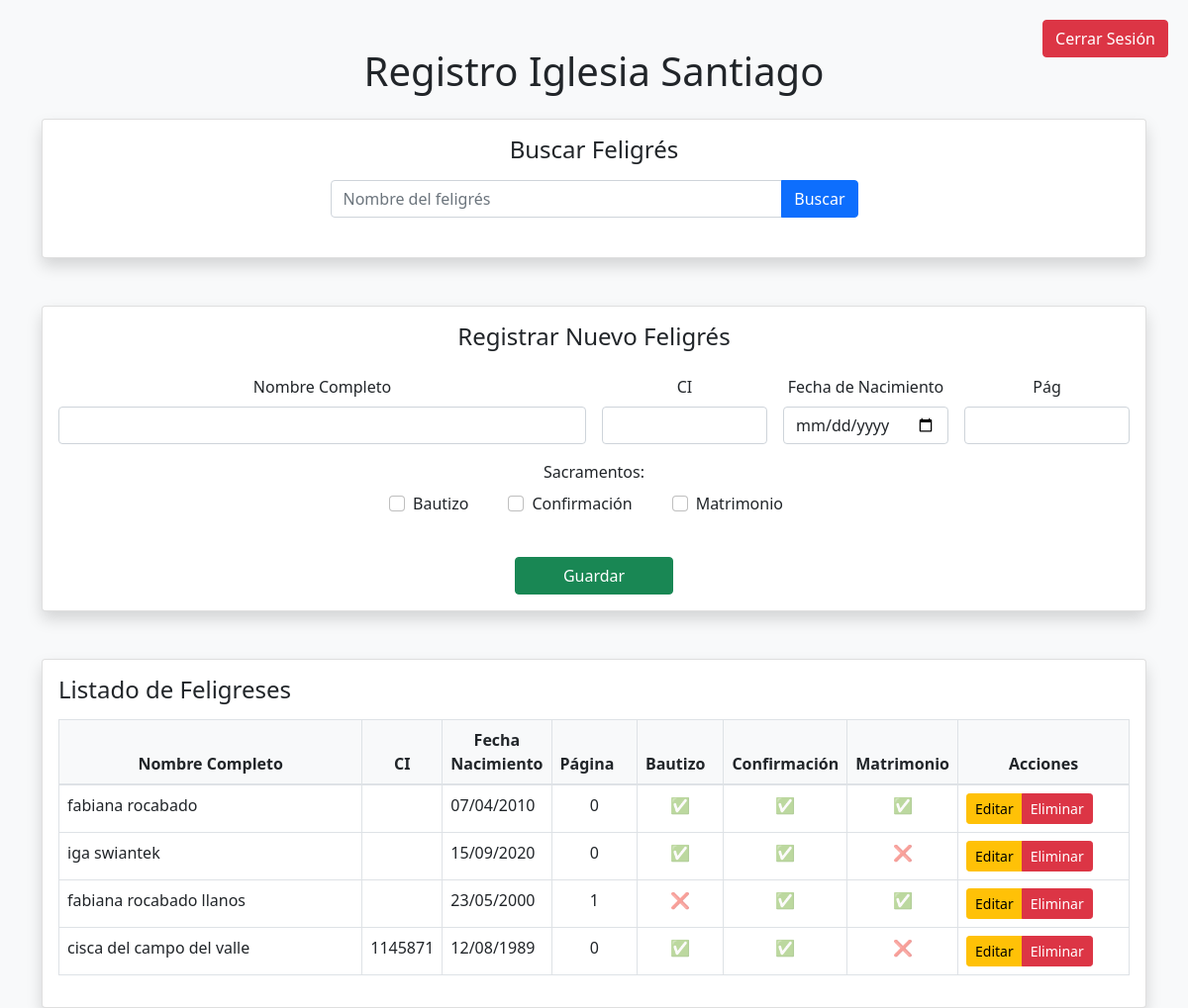
Screenshot of /registro_feligreses.php (signed in) with the database file from the repository.
### tables this page shows
CREATE TABLE `iglesias` (
  `id` int(11) NOT NULL,
  `nombre` varchar(100) NOT NULL,
  `usuario` varchar(50) NOT NULL,
  `contraseña` varchar(255) NOT NULL
);

CREATE TABLE `feligreses` (
  `id` int(11) NOT NULL,
  `nombre` varchar(100) NOT NULL,
  `ci` varchar(15) DEFAULT NULL,
  `fecha_nacimiento` date NOT NULL,
  `bautizo` tinyint(1) DEFAULT 0,
  `confirmacion` tinyint(1) DEFAULT 0,
  `matrimonio` tinyint(1) DEFAULT 0,
  `pag` int(11) DEFAULT NULL,
  `id_iglesia` int(11) DEFAULT NULL
);

### registro_feligreses.php (the view, shortened to what this page needs)
<?php
include 'conexion.php';
$id_iglesia = $_SESSION['id_iglesia'];
$query_iglesia = $conexion->prepare("SELECT * FROM iglesias WHERE id = ?");
$query_iglesia->execute([$id_iglesia]);
$iglesia = $query_iglesia->fetch(PDO::FETCH_ASSOC);
$query_feligreses = $conexion->prepare("SELECT * FROM feligreses WHERE id_iglesia = ?");
$query_feligreses->execute([$id_iglesia]);
$feligreses = $query_feligreses->fetchAll();
?>
<!DOCTYPE html>
<html>
<head>
</head>
<link href="https://cdn.jsdelivr.net/npm/bootstrap@5.1.3/dist/css/bootstrap.min.css" rel="stylesheet">
<body class="bg-light">
    <a href="logout.php" class="btn btn-danger logout-btn">Cerrar Sesión</a>
    <div class="container mt-5">
        <h1 class="mb-4 text-center">Registro  <?= htmlspecialchars($iglesia['nombre']) ?></h1>
        <div class="card mb-5 shadow">
            <div class="card-body">
                <h2 class="h4 mb-3 text-center">Buscar Feligrés</h2>
                <form method="GET" class="mb-4">
                    <div class="row g-3">
                        <div class="col-md-6 mx-auto">
                            <div class="input-group">
                                <input type="text" name="buscar" class="form-control" placeholder="Nombre del feligrés">
                                <button type="submit" class="btn btn-primary">Buscar</button>
                            </div>
                        </div>
                    </div>
                </form>
            </div>
        </div>
        <div class="card mb-5 shadow">
            <div class="card-body">
                <h2 class="h4 mb-4 text-center">Registrar Nuevo Feligrés</h2>
                <form method="POST">
                    <div class="row g-3">
                        <div class="col-md-6">
                            <center><label class="form-label">Nombre Completo</label></center>
                            <input type="text" name="nombre" class="form-control" required>
                        </div>
                        <div class="col-md-2">
                            <center><label class="form-label">CI</label></center>
                            <input type="number" name="ci" class="form-control">
                        </div>
                        <div class="col-md-2">
                            <center><label class="form-label">Fecha de Nacimiento</label></center>
                            <input type="date" name="fecha_nacimiento" class="form-control" required>
                        </div>
                        <div class="col-md-2">
                            <center><label class="form-label">Pág</label></center>
                            <input type="number" name="pag" class="form-control">
                        </div>
                        <div class="from-grup mb-4">
                            <center><label class="form-label">Sacramentos:</label></center>
                            <div class="gap-4 d-md-flex justify-content-md-center">
                                <div class="form-check form-check-inline">
                                    <input class="form-check-input" type="checkbox" name="bautizo" id="bautizo">
                                    <label class="form-check-label" for="bautizo">Bautizo</label>
                                </div>
                                <div class="form-check form-check-inline">
                                    <input class="form-check-input" type="checkbox" name="confirmacion" id="confirmacion">
                                    <label class="form-check-label" for="confirmacion">Confirmación</label>
                                </div>
                                <div class="form-check form-check-inline">
                                    <input class="form-check-input" type="checkbox" name="matrimonio" id="matrimonio">
                                    <label class="form-check-label" for="matrimonio">Matrimonio</label>
                                </div>
                            </div>
                        </div>
                        <div class="col-md-12 text-center">
                            <button type="submit" class="btn btn-success px-5">Guardar</button>
                        </div>
                    </div>
                </form>
            </div>
        </div>
        <div class="card shadow">
            <div class="card-body">
                <h2 class="h4 mb-3">Listado de Feligreses</h2>
                <div class="table-responsive">
                    <table class="table table-bordered table-hover custom-table">
                        <thead class="thead-light">
                            <tr>
                                <th class="col-4 text-center">Nombre Completo</th>
                                <th class="text-center">CI</th>
                                <th class="text-center">Fecha Nacimiento</th>
                                <th class="col-1">Página</th>
                                <th class="col-1">Bautizo</th>
                                <th class="col-1">Confirmación</th>
                                <th class="col-1">Matrimonio</th>
                                <th class="col-2 text-center">Acciones</th>
                            </tr>
                        </thead>
                        <tbody>
                            <?php foreach ($feligreses as $f): ?>
                            <tr>
                                <td><?= htmlspecialchars($f['nombre']) ?></td>
                                <td class="text-center"><?= htmlspecialchars($f['ci']) ?? 'N/A' ?></td>
                                <td><?= htmlspecialchars(date('d/m/Y', strtotime($f['fecha_nacimiento']))) ?></td>
                                <td class="text-center"><?= htmlspecialchars($f['pag']) ?? 'N/A' ?></td>
                                <td class="text-center"><?= htmlspecialchars($f['bautizo']) ? '<span style="color: #2ecc71; opacity: 0.5;">✅</span>' : '<span style="color: #e74c3c; opacity: 0.5;">❌</span>' ?></td>
                                <td class="text-center"><?= htmlspecialchars($f['confirmacion']) ? '<span style="color: #2ecc71; opacity: 0.5;">✅</span>' : '<span style="color: #e74c3c; opacity: 0.5;">❌</span>' ?></td>
                                <td class="text-center"><?= htmlspecialchars($f['matrimonio']) ? '<span style="color: #2ecc71; opacity: 0.5;">✅</span>' : '<span style="color: #e74c3c; opacity: 0.5;">❌</span>' ?></td>
                                <td>
                                    <div class="btn-group">
                                        <a href="editar_feligres.php?id=<?= htmlspecialchars($f['id']) ?>" class="btn btn-sm btn-warning">Editar</a>
                                        <a href="eliminar_feligres.php?id=<?= htmlspecialchars($f['id']) ?>"
                                           class="btn btn-sm btn-danger"
                                           onclick="return confirm('¿Eliminar a <?= htmlspecialchars($f['nombre']) ?>?')">
                                            Eliminar
                                        </a>
                                    </div>
                                </td>
                            </tr>
                            <?php endforeach; ?>
                        </tbody>
                    </table>
                </div>
            </div>
        </div>
    </div>
</body>
</html>

### registro_feligreses.php (style rules this page uses)
.logout-btn { position: fixed; top: 20px; right: 20px; z-index: 1000; }
.custom-table thead th { background-color: #f8f9fa; border-bottom: 2px solid #dee2e6; }

### rows the page displays
iglesias: nombre "Iglesia Santiago"
feligreses: nombre "fabiana rocabado", fecha_nacimiento "07/04/2010", pag "0"
feligreses: nombre "iga swiantek", fecha_nacimiento "15/09/2020", pag "0"
feligreses: nombre "fabiana rocabado llanos", fecha_nacimiento "23/05/2000", pag "1"
feligreses: nombre "cisca del campo del valle", ci "1145871", fecha_nacimiento "12/08/1989", pag "0"
